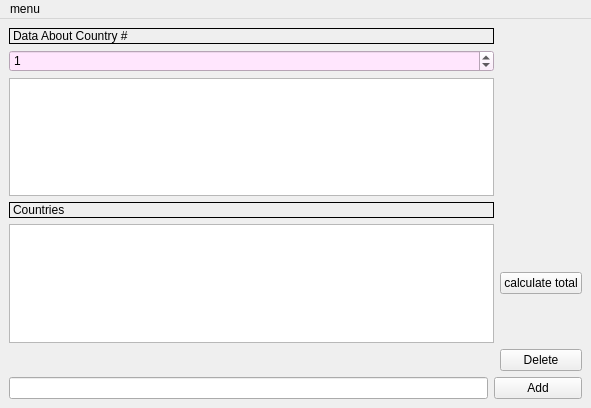
<?xml version="1.0" encoding="UTF-8"?>
<ui version="4.0">
 <class>MainWindow</class>
 <widget class="QMainWindow" name="MainWindow">
  <property name="geometry">
   <rect>
    <x>0</x>
    <y>0</y>
    <width>591</width>
    <height>408</height>
   </rect>
  </property>
  <property name="font">
   <font>
    <weight>50</weight>
    <bold>false</bold>
    <underline>false</underline>
   </font>
  </property>
  <property name="windowTitle">
   <string notr="true">BigHW</string>
  </property>
  <property name="styleSheet">
   <string notr="true"/>
  </property>
  <widget class="QWidget" name="centralwidget">
   <property name="enabled">
    <bool>true</bool>
   </property>
   <layout class="QGridLayout" name="gridLayout">
    <item row="10" column="0" colspan="2">
     <widget class="QLabel" name="label_2">
      <property name="styleSheet">
       <string notr="true"/>
      </property>
      <property name="frameShape">
       <enum>QFrame::Panel</enum>
      </property>
      <property name="text">
       <string>Countries</string>
      </property>
     </widget>
    </item>
    <item row="16" column="1" colspan="2">
     <widget class="QPushButton" name="pushButton">
      <property name="text">
       <string>Add</string>
      </property>
     </widget>
    </item>
    <item row="4" column="0" colspan="2">
     <widget class="QSpinBox" name="spinBox">
      <property name="font">
       <font>
        <weight>50</weight>
        <bold>false</bold>
        <underline>false</underline>
       </font>
      </property>
      <property name="styleSheet">
       <string notr="true">background-color: rgb(255, 230, 253);</string>
      </property>
      <property name="minimum">
       <number>0</number>
      </property>
      <property name="maximum">
       <number>9999</number>
      </property>
      <property name="value">
       <number>1</number>
      </property>
     </widget>
    </item>
    <item row="16" column="0">
     <widget class="QLineEdit" name="lineEdit"/>
    </item>
    <item row="2" column="0" colspan="2">
     <widget class="QLabel" name="label">
      <property name="frameShape">
       <enum>QFrame::Box</enum>
      </property>
      <property name="text">
       <string>Data About Country #</string>
      </property>
     </widget>
    </item>
    <item row="14" column="2">
     <widget class="QPushButton" name="pushButton_2">
      <property name="palette">
       <palette>
        <active>
         <colorrole role="LinkVisited">
          <brush brushstyle="SolidPattern">
           <color alpha="255">
            <red>35</red>
            <green>39</green>
            <blue>255</blue>
           </color>
          </brush>
         </colorrole>
        </active>
        <inactive>
         <colorrole role="LinkVisited">
          <brush brushstyle="SolidPattern">
           <color alpha="255">
            <red>35</red>
            <green>39</green>
            <blue>255</blue>
           </color>
          </brush>
         </colorrole>
        </inactive>
        <disabled>
         <colorrole role="LinkVisited">
          <brush brushstyle="SolidPattern">
           <color alpha="255">
            <red>35</red>
            <green>39</green>
            <blue>255</blue>
           </color>
          </brush>
         </colorrole>
        </disabled>
       </palette>
      </property>
      <property name="text">
       <string>Delete</string>
      </property>
     </widget>
    </item>
    <item row="8" column="0" colspan="2">
     <widget class="QListView" name="listView"/>
    </item>
    <item row="13" column="0" colspan="2">
     <widget class="QTableView" name="tableView"/>
    </item>
    <item row="13" column="2">
     <widget class="QPushButton" name="pushButton_3">
      <property name="text">
       <string>calculate total</string>
      </property>
     </widget>
    </item>
   </layout>
  </widget>
  <widget class="QMenuBar" name="menuBar">
   <property name="geometry">
    <rect>
     <x>0</x>
     <y>0</y>
     <width>591</width>
     <height>21</height>
    </rect>
   </property>
   <widget class="QMenu" name="menuhelp">
    <property name="title">
     <string>menu</string>
    </property>
    <addaction name="actionload"/>
    <addaction name="actionsave_as"/>
    <addaction name="actionabout"/>
   </widget>
   <addaction name="menuhelp"/>
  </widget>
  <action name="actionabout">
   <property name="text">
    <string>about</string>
   </property>
  </action>
  <action name="actionload">
   <property name="text">
    <string>load</string>
   </property>
  </action>
  <action name="actionsave_as">
   <property name="text">
    <string>save as</string>
   </property>
  </action>
 </widget>
 <resources/>
 <connections>
  <connection>
   <sender>spinBox</sender>
   <signal>valueChanged(int)</signal>
   <receiver>MainWindow</receiver>
   <slot>setListViewColumn(int)</slot>
   <hints>
    <hint type="sourcelabel">
     <x>581</x>
     <y>119</y>
    </hint>
    <hint type="destinationlabel">
     <x>750</x>
     <y>166</y>
    </hint>
   </hints>
  </connection>
  <connection>
   <sender>pushButton_2</sender>
   <signal>clicked()</signal>
   <receiver>MainWindow</receiver>
   <slot>onDeleteButtonClicked()</slot>
   <hints>
    <hint type="sourcelabel">
     <x>554</x>
     <y>379</y>
    </hint>
    <hint type="destinationlabel">
     <x>830</x>
     <y>349</y>
    </hint>
   </hints>
  </connection>
 </connections>
 <slots>
  <slot>onLoadButtonPushed()</slot>
  <slot>setListViewColumn(int)</slot>
  <slot>onDeleteButtonClicked()</slot>
 </slots>
</ui>
